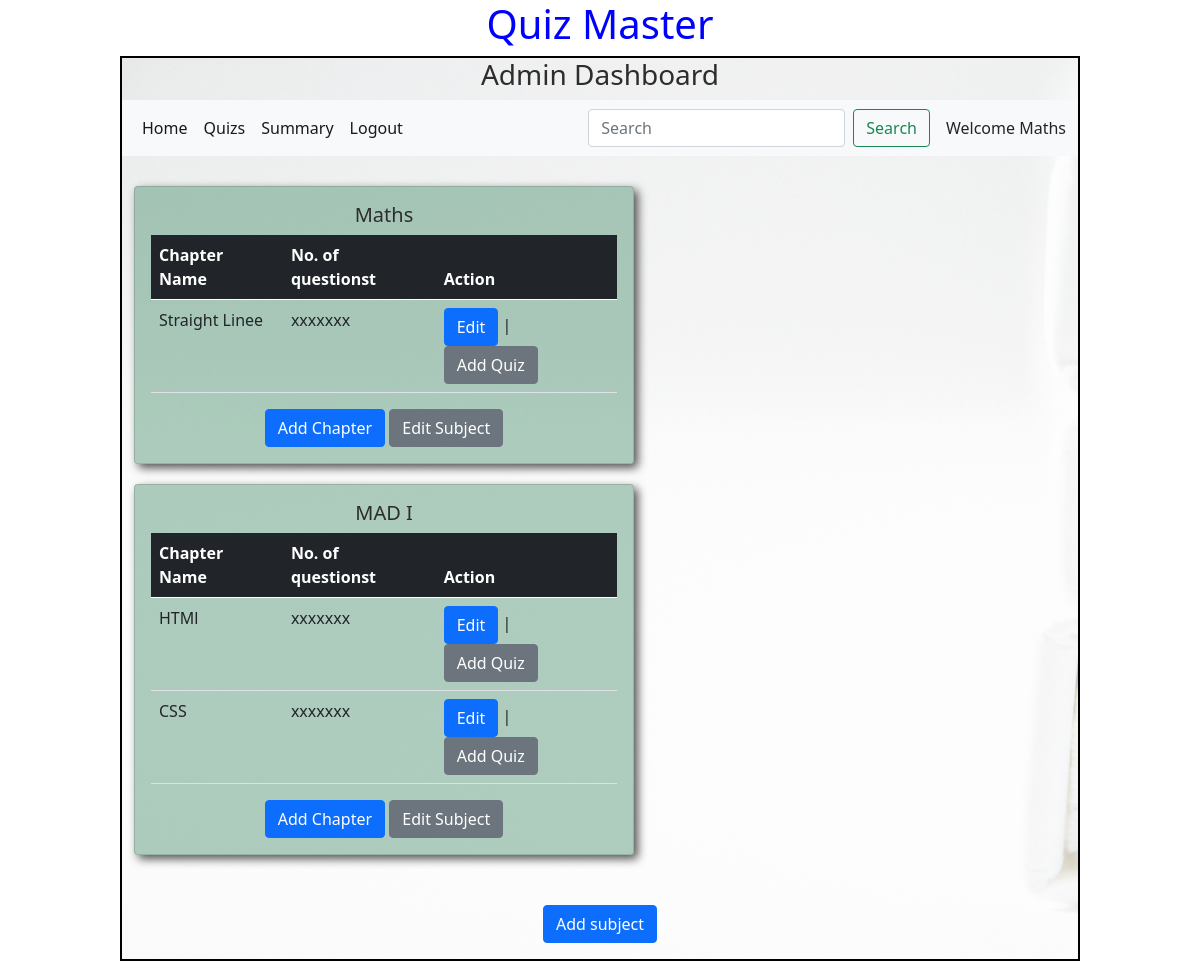
The page /admin/Maths on the database its author committed.
### models/models.py (models this page shows)
class Subject(db.Model):
    id=db.Column(db.Integer,primary_key=True)
    name=db.Column(db.String,unique=True,nullable=False)
    description=db.Column(db.String)
    chapters = db.relationship("Chapter",cascade="all,delete",backref="subject",lazy=True)

class Chapter(db.Model):
    id=db.Column(db.Integer,primary_key=True)
    name=db.Column(db.String,unique=True,nullable=False)
    description=db.Column(db.String)
    Subject_id = db.Column(db.Integer,db.ForeignKey("subject.id"),nullable=False)
    quizes = db.relationship("Quiz",cascade="all,delete",backref="chapter",lazy=True)

### controllers/controller.py (the view)
@app.route('/admin/<name>')
def admin_dashboard(name):
    subjects = get_subjects()
    return render_template("admin_dashboard.html",subjects=subjects,name=name)

### controllers/controller.py (called while the page is built)
def get_subjects():
    subjects = Subject.query.all()
    return subjects

### templates/admin_dashboard.html (shortened to what this page needs)
<!DOCTYPE html>
<html lang="en">
<head>
    <link rel="stylesheet" href="/static/css/style.css">
    <link href="https://cdn.jsdelivr.net/npm/bootstrap@5.0.2/dist/css/bootstrap.min.css" rel="stylesheet">
</head>
<body>
    <div id="container">
        <h1 id="heading">Quiz Master</h1>
        <div id="panel">
            <h3 id="center">Admin Dashboard</h3>
            <nav class="navbar navbar-expand-lg navbar-light bg-light">
                <div class="container-fluid">
                  <div class="collapse navbar-collapse" id="navbarSupportedContent">
                    <ul class="navbar-nav me-auto mb-2 mb-lg-0">
                      <li class="nav-item">
                        <a class="nav-link active" aria-current="page" href="#">Home</a>
                      </li>
                      <li class="nav-item">
                        <a class="nav-link active" href="/quiz_dashboard/{{name}}">Quizs</a>
                      </li>
                      <li class="nav-item">
                        <a class="nav-link active" href="#">Summary</a>
                      </li>
                      <li class="nav-item">
                        <a class="nav-link active" href="/login">Logout</a>
                      </li>
                    </ul>
                    <form class="d-flex" method="POST" action="/search/{{name}}">
                      <input class="form-control me-2" type="search" placeholder="Search" aria-label="Search" name="search_txt" id="search_txt">
                      <button class="btn btn-outline-success" type="submit">Search</button>
                    </form>
                  </div>
                  <span class="ms-3">Welcome {{name}}</span>
                </div>
              </nav>
              <div class="container" style="margin-top: 10px;margin-bottom: 10px;">
                {%if subjects%}
                <div class="row">
                  {%for subject in subjects%}
                  <div class="col" style="margin-top: 20px;">
                    <div id="shadow" class="card" style="width: 500px;">
                        <div class="card-body" >
                          <h5 id="center" class="card-title">{{subject.name}}</h5>
                          {%if subject.chapters%}
                          <table class="table">
                            <thead>
                              <tr class="table-dark">
                                <th scope="col">Chapter Name</th>
                                <th scope="col">No. of questionst</th>
                                <th scope="col">Action</th>
                              </tr>
                            </thead>
                            <tbody>
                              {%for chapter in subject.chapters%}
                              <tr>
                                <td>{{chapter.name}}</td>
                                <td>xxxxxxx</td>
                                <td><a href="/edit_chapter/{{chapter.id}}/{{name}}" type="button" class="btn btn-primary" >Edit</a> | <a href="/add_quiz/{{chapter.id}}/{{name}}" type="button" class="btn btn-secondary">Add Quiz</a></td>
                              </tr>
                              {%endfor%}
                            </tbody>
                          </table>
                          {%else%}
                          <h3 id="center">No chapters available</h3>
                          {%endif%}
                          <div id="center">
                          <a href="/add_chapter/{{subject.id}}/{{name}}" type="button" class="btn btn-primary">Add Chapter</a>
                          <a href="/edit_subject/{{subject.id}}/{{name}}" type="button" class="btn btn-secondary">Edit Subject</a>
                        </div>
                        </div>
                      </div>
                  </div>
                  {%endfor%}
                </div>
                {%else%}
                <h3 id="center">No subjects are available!</h3>
                {%endif%}
              </div>
              <div class="mb-3" style="display: flex;justify-content: center;margin-top: 50px;">
                <a href="/add_subject/{{name}}" type="button" class="btn btn-primary">Add subject</a>
            </div>
        </div>
    </div>
</body>
</html>

### static/css/style.css (style rules this page uses)
* { margin: 0px; }
#panel { border: 2px solid black; }
#panel { width: 80%; min-height: 580px; margin: auto; background-image: url('/static/images/book_bg.jpg'); background-size: cover; background-color: rgba(255, 255, 255, 0.647); background-blend-mode: overlay; }
#center { text-align: center; color: rgb(45, 45, 45); }
#heading { text-align: center; color: rgb(0, 0, 255); }
#shadow { background-color: rgba(23, 111, 67, 0.342); box-shadow: 4px 4px 10px rgba(0, 0, 0, 0.675); }

### rows shown on the page
Subject: name "Maths"
Chapter: name "Straight Linee"
Subject: name "MAD I"
Chapter: name "HTMl"
Chapter: name "CSS"
